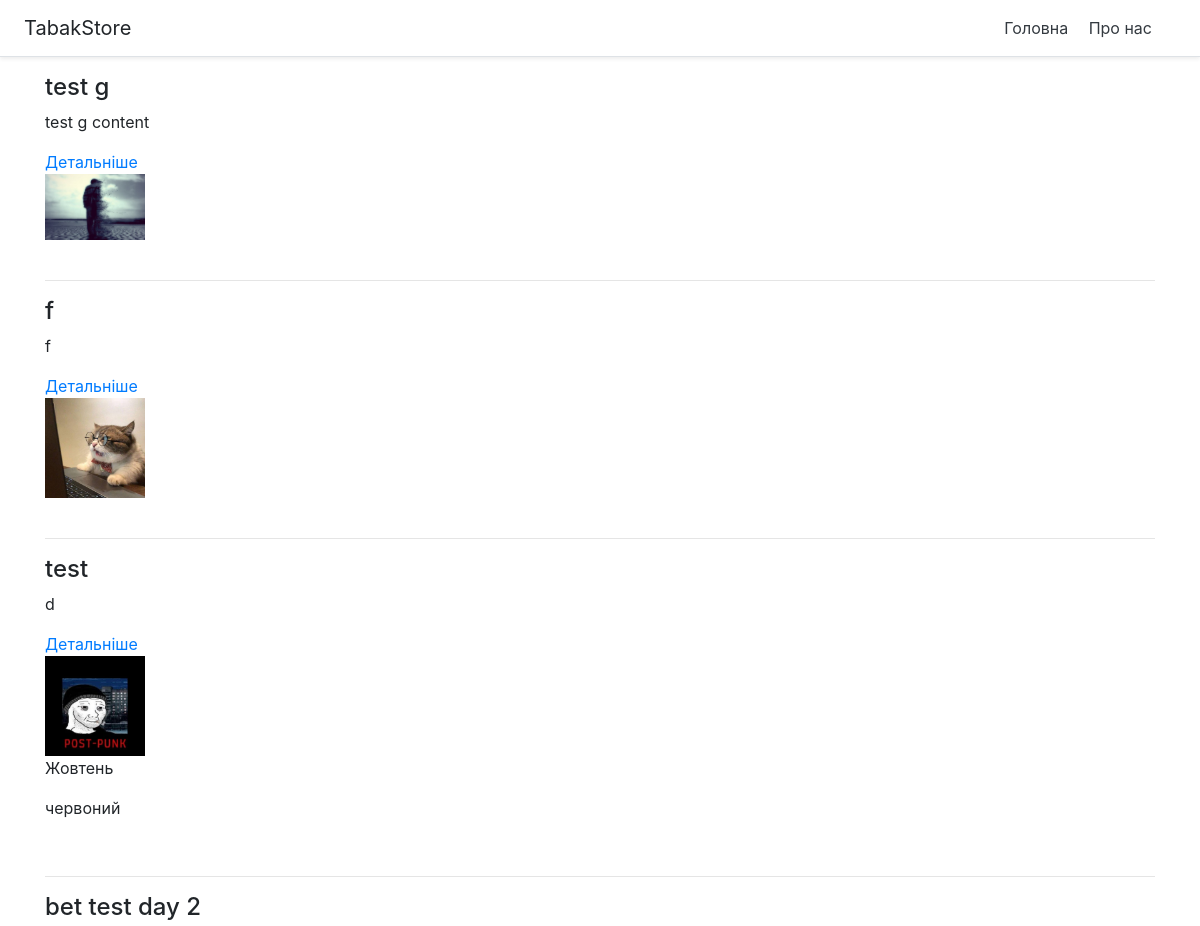
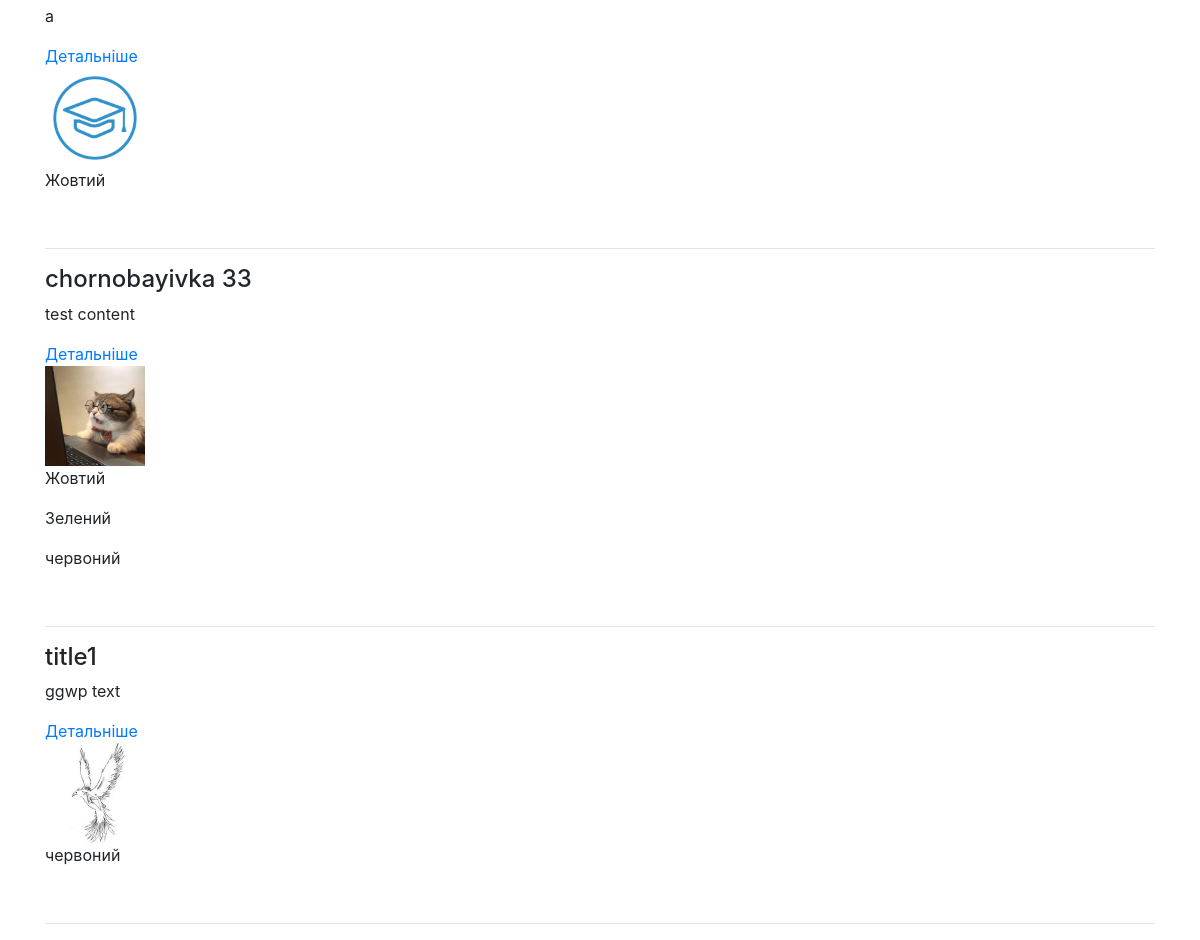
The page / on the database its author committed (2 pictures, top to bottom).
### news/models.py (models this page shows)
class News(models.Model):
    objects = None
    title = models.CharField(max_length=150, verbose_name='Назва новини')
    content = models.TextField(blank=True, verbose_name='Контент')
    created_at = models.DateTimeField(auto_now_add=True, verbose_name='Дата публікації')
    updated_at = models.DateTimeField(auto_now=True, verbose_name='Дата оновлення')
    photo = models.ImageField(upload_to='photos/%Y/%m/%d/%H/%M/%S', verbose_name='Фото', blank=True)
    is_published = models.BooleanField(default=True, verbose_name='Опубліковано ?')
    categores = models.ManyToManyField(Category, blank=True)
    def __str__(self):
        return self.title
    class Meta:
        verbose_name = 'Новина'
        verbose_name_plural = 'Новини'
        ordering = ['-created_at', 'title']

class Category(models.Model):
    objects = None
    title = models.CharField(max_length=150, db_index=True, verbose_name='Назва кетегорії')
    def __str__(self):
        return self.title
    class Meta:
        verbose_name = 'Категорія'
        verbose_name_plural = 'Категорії'
        ordering = ['title']

### news/views.py (the view)
# urls.py: path('', index),
def index(request):
    news = News.objects.order_by('-created_at')
    category = News.objects.all()
    for i in category:
        print_str = str(i) + 'Властивості' + str(i.categores.all())
        print(print_str)
    print({'news': news})
    return render(request, 'new/index.html', {'news': news})

### news/templates/new/index.html (shortened to what this page needs)
{% extends 'new/base.html' %}
{% block content %}
{% for item in news %}
    <div>
        <h4>{{ item.title }} </h4>
        <p>{{ item.content }} </p>
        <a class="" href="">Детальніше</a>
        <div class="media">
            {% if item.photo %}
         <img src="{{ item.photo.url }}" alt="" width="100">
            {% endif %}
        </div>
        {% for i in item.categores.all %}
        <p>{{ i }} </p>
        {% endfor %}
        <br>
        <hr>
    </div>
{% endfor %}
{% endblock %}

### rows shown on the page
News: title "test g", content "test g content", photo (picture)
News: title "f", content "f", photo (picture)
News: title "test", content "d", photo (picture)
Category: title "Жовтень"
Category: title "червоний"
News: title "bet test day 2", content "a", photo (picture)
Category: title "Жовтий"
News: title "chornobayivka 33", content "test content", photo (picture)
Category: title "Зелений"
News: title "title1", content "ggwp text", photo (picture)
